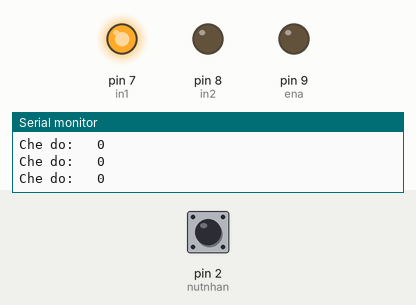
Bench run of a sketch on a simulated Arduino Uno, built with avr-gcc and run on an emulated ATmega328P. On the bench: output pins drawn as LEDs (lit = HIGH), the last lines printed to the serial monitor. Inputs (shaded band) come from the test bench; at power-on: pin 2 (nutnhan) LOW.

Above: at 1.4 s.
1.5 s: pin 2 (nutnhan) driven HIGH
At 2.6 s:
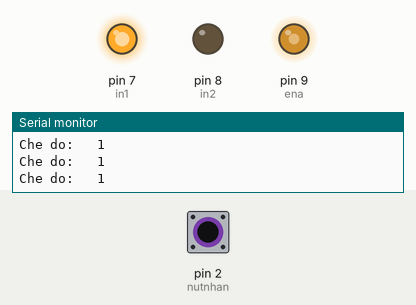
3.2 s: pin 2 (nutnhan) pulsed LOW 2 times (0.12 s each, 0.3 s apart)
At 4.2 s:
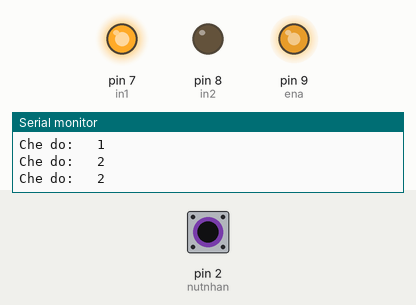
Timing chart, 0 to 6.2 s (numbered marks = the images above; inputs shaded):
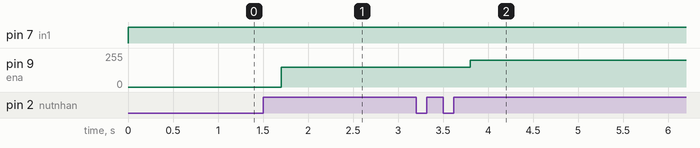

Measured:
- after the input at 1.5 s, pin 9 (ena): 0/255 → 150/255 after 0.20 s
- after the input at 3.2 s, pin 9 (ena): 150/255 → 200/255 after 0.60 s

The sketch:

TocDo-NutNhan.ino
```cpp
 int nutnhan =2;
int in1 = 7;
int in2 = 8;
int ena = 9;
int dem = 0;
int chedo = 0;
int pre = LOW;

void setup()
{
Serial.begin(9600);
pinMode(nutnhan,INPUT);
pinMode(in1,OUTPUT);
pinMode(in2,OUTPUT);
pinMode(ena,OUTPUT);
}

void chedo0()
{
  analogWrite(ena,0);
  chedo=0;
}
void chedo1()
{
  analogWrite(ena,150);
  chedo=1;
}
void chedo2()
{
  analogWrite(ena,200);
  chedo=2;
}
void chedo3()
{
  analogWrite(ena,200);
  chedo=3;
}
void chedo4()
{
  analogWrite(ena,255);
  chedo=4;
}
void chedo5()
{
  dem=0;
}

void loop()
{
  digitalWrite(in1,HIGH);
  digitalWrite(in2,LOW);
  Serial.print("Che do:   ");
  Serial.println(chedo);
  delay(200);

  int docnutnhan = digitalRead(nutnhan);
  if(docnutnhan==HIGH && pre==LOW)
  {
    dem=dem+1;
    delay(100);     //chống nhiễu
  }
  pre=docnutnhan;    //để chống giữ nút nhấn

  if(dem==0)
  {
    chedo0();
  }
  else if(dem==1)
  {
    chedo1();
  }
  else if(dem==2)
  {
    chedo2();
  }
    else if(dem==3)
  {
    chedo3();
  }
    else if(dem==4)
  {
    chedo4();
  }
    else if(dem==5)
  {
    chedo5();
  }
}
```
